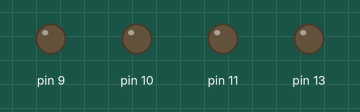
The sketch below on a simulated Arduino Uno, built with avr-gcc and run on an emulated ATmega328P. Shown: output pins drawn as LEDs (lit = HIGH).

Above: at 0.05 s.
At 0.65 s:
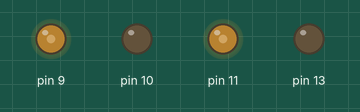
At 1.25 s:
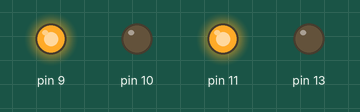
At 2.5 s:
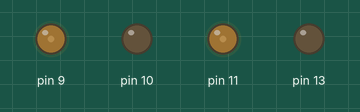
At 3.75 s:
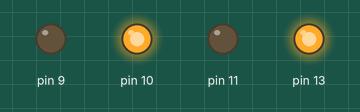
At 5.0 s:
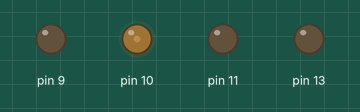
Timing chart, 0 to 6.5 s (numbered marks = the images above):
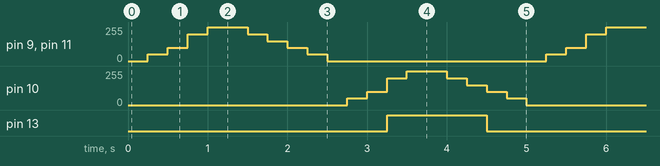

The sketch:

motor_test.ino
```cpp
bool dir = true;

void setup() {
  pinMode(9, OUTPUT);
  pinMode(10, OUTPUT);
  pinMode(11, OUTPUT);
  pinMode(13, OUTPUT);
}

void loop() {
  drive(0, dir);
  delay(250);
  drive(50, dir);
  delay(250);
  drive(100, dir);
  delay(250);
  drive(200, dir);
  delay(250);
  drive(255, dir);
  delay(250);
  drive(255, dir);
  delay(250);
  drive(200, dir);
  delay(250);
  drive(150, dir);
  delay(250);
  drive(100, dir);
  delay(250);
  drive(50, dir);
  delay(250);
  dir = !dir;
}

void drive(int speed, bool direction) {
  if (direction) {
    analogWrite(9, speed);
    analogWrite(10, 0);
    analogWrite(11, speed);
    analogWrite(13, 0);
  } else {
    analogWrite(9, 0);
    analogWrite(10, speed);
    analogWrite(11, 0);
    analogWrite(13, speed);
  }
}
```

Measured:
- by itself, pin 13: alternates HIGH for 1.3 s and LOW for 3.8 s
- by itself, pin 9–11: repeats every 5.0 s: 100/255 0.25 s, 200/255 0.25 s, 255/255 0.50 s, 200/255 0.25 s, 150/255 0.25 s, 100/255 0.25 s, 50/255 0.25 s, 0/255 2.8 s, 50/255 0.25 s
